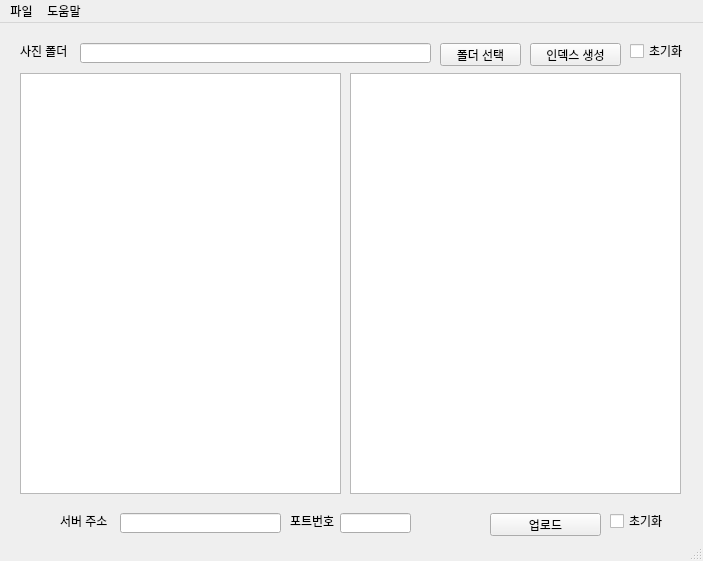
<?xml version="1.0" encoding="UTF-8"?>
<ui version="4.0">
 <class>mainWindow</class>
 <widget class="QMainWindow" name="mainWindow">
  <property name="geometry">
   <rect>
    <x>0</x>
    <y>0</y>
    <width>703</width>
    <height>561</height>
   </rect>
  </property>
  <property name="windowTitle">
   <string>MainWindow</string>
  </property>
  <widget class="QWidget" name="centralwidget">
   <widget class="QTreeView" name="treeView">
    <property name="geometry">
     <rect>
      <x>20</x>
      <y>50</y>
      <width>321</width>
      <height>421</height>
     </rect>
    </property>
   </widget>
   <widget class="QPushButton" name="btnReadTree">
    <property name="geometry">
     <rect>
      <x>530</x>
      <y>20</y>
      <width>91</width>
      <height>23</height>
     </rect>
    </property>
    <property name="text">
     <string>인덱스 생성</string>
    </property>
   </widget>
   <widget class="QPushButton" name="btnLoadTree">
    <property name="geometry">
     <rect>
      <x>830</x>
      <y>580</y>
      <width>75</width>
      <height>23</height>
     </rect>
    </property>
    <property name="text">
     <string>Load Tree</string>
    </property>
   </widget>
   <widget class="QPushButton" name="btnSendImage">
    <property name="geometry">
     <rect>
      <x>750</x>
      <y>580</y>
      <width>75</width>
      <height>23</height>
     </rect>
    </property>
    <property name="text">
     <string>Send Image</string>
    </property>
   </widget>
   <widget class="QTableView" name="tableView">
    <property name="geometry">
     <rect>
      <x>350</x>
      <y>50</y>
      <width>331</width>
      <height>421</height>
     </rect>
    </property>
    <property name="showGrid">
     <bool>false</bool>
    </property>
    <property name="gridStyle">
     <enum>Qt::NoPen</enum>
    </property>
   </widget>
   <widget class="QPushButton" name="btnSendAll">
    <property name="geometry">
     <rect>
      <x>490</x>
      <y>490</y>
      <width>111</width>
      <height>23</height>
     </rect>
    </property>
    <property name="text">
     <string>업로드</string>
    </property>
   </widget>
   <widget class="QLabel" name="lblDataFolder">
    <property name="geometry">
     <rect>
      <x>20</x>
      <y>20</y>
      <width>61</width>
      <height>16</height>
     </rect>
    </property>
    <property name="text">
     <string>사진 폴더</string>
    </property>
   </widget>
   <widget class="QCheckBox" name="cbxResetIndex">
    <property name="geometry">
     <rect>
      <x>630</x>
      <y>20</y>
      <width>61</width>
      <height>16</height>
     </rect>
    </property>
    <property name="text">
     <string>초기화</string>
    </property>
   </widget>
   <widget class="QCheckBox" name="cbxUploadReset">
    <property name="geometry">
     <rect>
      <x>610</x>
      <y>490</y>
      <width>61</width>
      <height>16</height>
     </rect>
    </property>
    <property name="text">
     <string>초기화</string>
    </property>
   </widget>
   <widget class="QLineEdit" name="edtDataFolder">
    <property name="geometry">
     <rect>
      <x>80</x>
      <y>20</y>
      <width>351</width>
      <height>20</height>
     </rect>
    </property>
   </widget>
   <widget class="QLabel" name="lblServerAddress">
    <property name="geometry">
     <rect>
      <x>60</x>
      <y>490</y>
      <width>61</width>
      <height>16</height>
     </rect>
    </property>
    <property name="text">
     <string>서버 주소</string>
    </property>
   </widget>
   <widget class="QLabel" name="lblPortNumber">
    <property name="geometry">
     <rect>
      <x>290</x>
      <y>490</y>
      <width>51</width>
      <height>16</height>
     </rect>
    </property>
    <property name="text">
     <string>포트번호</string>
    </property>
   </widget>
   <widget class="QLineEdit" name="edtServerAddress">
    <property name="geometry">
     <rect>
      <x>120</x>
      <y>490</y>
      <width>161</width>
      <height>20</height>
     </rect>
    </property>
   </widget>
   <widget class="QLineEdit" name="edtPortNumber">
    <property name="geometry">
     <rect>
      <x>340</x>
      <y>490</y>
      <width>71</width>
      <height>20</height>
     </rect>
    </property>
   </widget>
   <widget class="QPushButton" name="btnOpenFolder">
    <property name="geometry">
     <rect>
      <x>440</x>
      <y>20</y>
      <width>81</width>
      <height>23</height>
     </rect>
    </property>
    <property name="text">
     <string>폴더 선택</string>
    </property>
   </widget>
   <widget class="QPushButton" name="btnTest">
    <property name="geometry">
     <rect>
      <x>670</x>
      <y>580</y>
      <width>75</width>
      <height>23</height>
     </rect>
    </property>
    <property name="text">
     <string>Test</string>
    </property>
   </widget>
  </widget>
  <widget class="QMenuBar" name="menubar">
   <property name="geometry">
    <rect>
     <x>0</x>
     <y>0</y>
     <width>703</width>
     <height>21</height>
    </rect>
   </property>
   <widget class="QMenu" name="menuFile">
    <property name="title">
     <string>파일</string>
    </property>
    <addaction name="actionSave_Data"/>
    <addaction name="actionPreferences"/>
   </widget>
   <widget class="QMenu" name="menuHelp">
    <property name="title">
     <string>도움말</string>
    </property>
    <addaction name="actionAbout"/>
   </widget>
   <addaction name="menuFile"/>
   <addaction name="menuHelp"/>
  </widget>
  <widget class="QStatusBar" name="statusbar"/>
  <action name="actionSave_Data">
   <property name="text">
    <string>저장</string>
   </property>
  </action>
  <action name="actionPreferences">
   <property name="text">
    <string>설정</string>
   </property>
  </action>
  <action name="actionAbout">
   <property name="text">
    <string>정보</string>
   </property>
  </action>
 </widget>
 <resources/>
 <connections/>
</ui>
